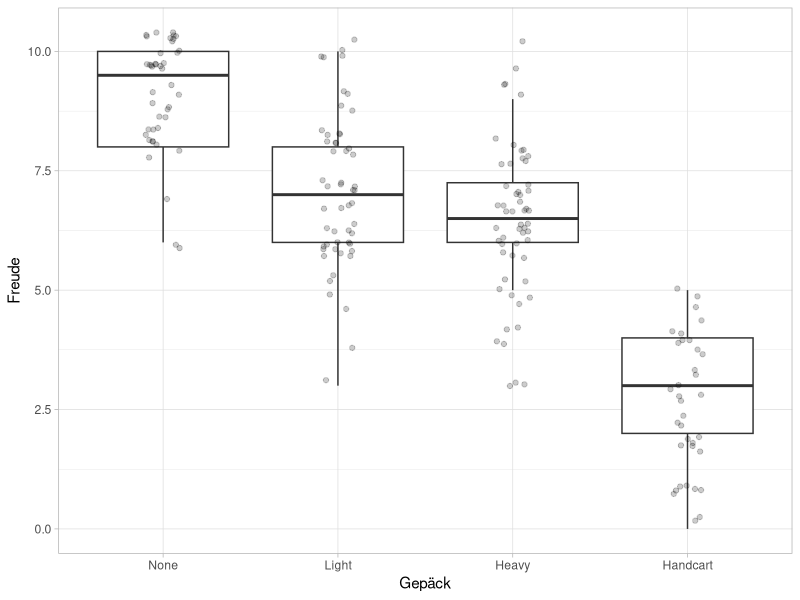

This figure's R source:
## ---- chunk 1
knitr::opts_chunk$set(fig.align = "center", dpi = 350)
ggplot2::theme_set(ggplot2::theme_light())

library(tidyverse)
library(rstatix)
library(haven)
## ---- chunk 2
phantasialand <- read_spss("data/phantasialand.sav") %>%
  mutate_if(is.labelled, as_factor)

# Datensatz
phantasialand

# Boxplot
phantasialand %>% 
  ggplot(aes(x = backpack, y = joy)) +
  geom_boxplot(outlier.color = NA) +
  geom_jitter(width = 0.1, alpha = 0.2) +
  labs(x = "Gepäck", y = "Freude")

# ANOVA
phantasialand %>% 
  anova_test(joy ~ backpack)
## ---- chunk 3
phantasialand %>% 
  pull(backpack) %>% 
  levels()
## ---- chunk 4
contrast_1 <- c(-3, 1, 1, 1)
contrast_2 <- c(0, -2, 1, 1)
contrast_3 <- c(0, 0, -1, 1)

my_contrasts <- cbind(contrast_1, contrast_2, contrast_3)

contrasts(phantasialand$backpack) <- my_contrasts

phantasialand %>% pull(backpack)
## ---- chunk 5
model_results <- aov(joy ~ backpack, data = phantasialand)
## ---- chunk 6
summary(model_results)
## ---- chunk 7
summary.lm(model_results)
## ---- chunk 8
remove(list = ls())
